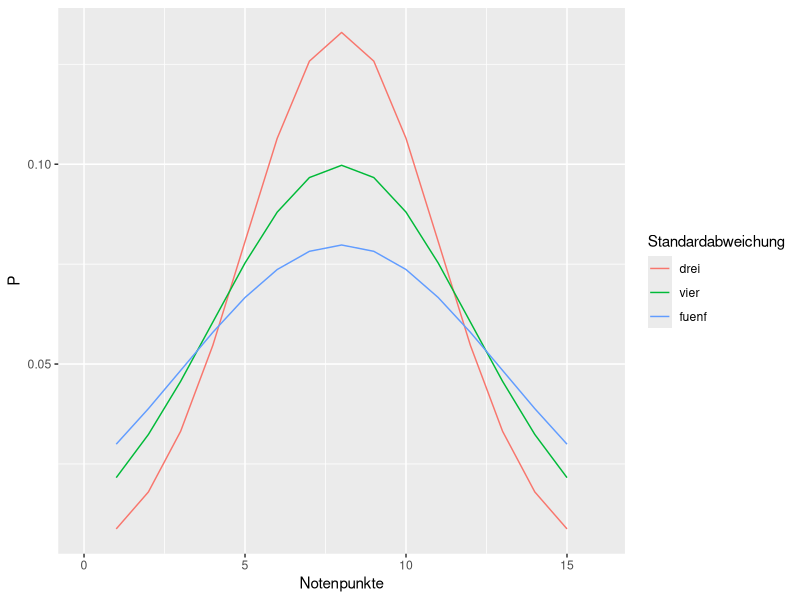
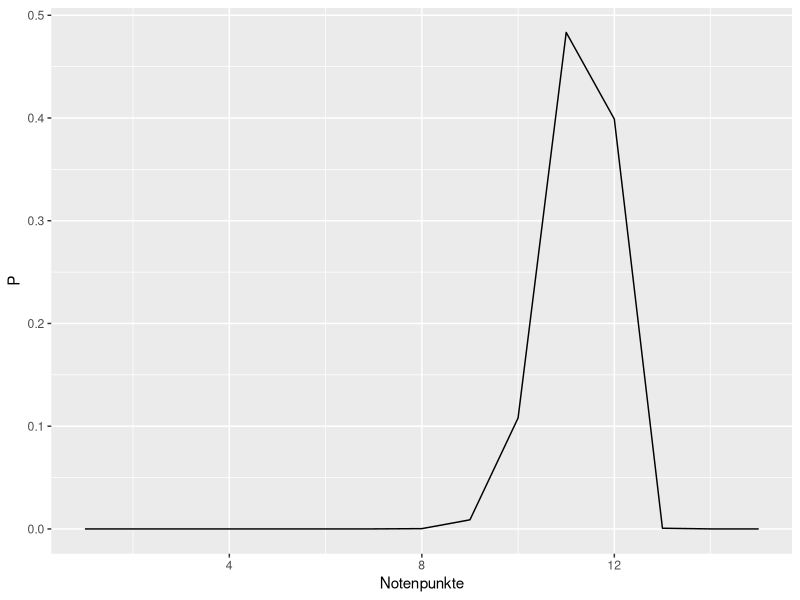
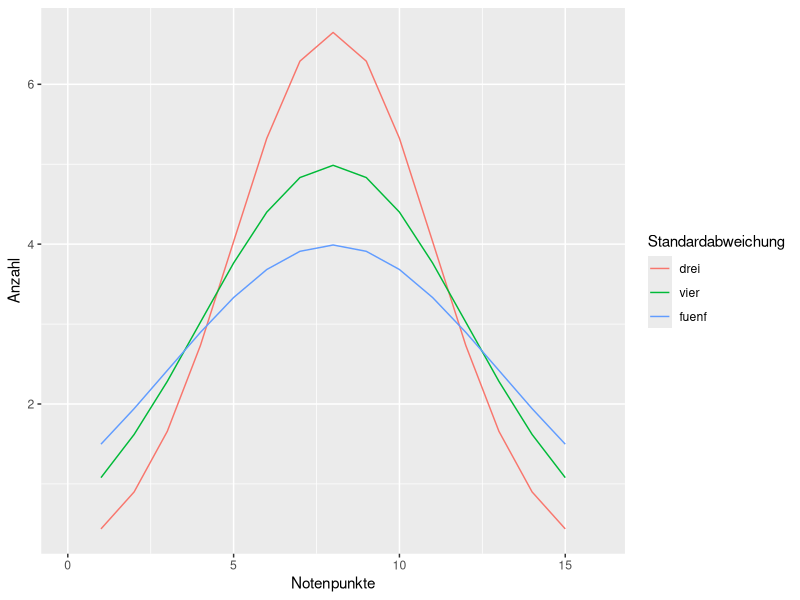

These charts were generated, in order, by the following R code: (Note: this script raises an error after producing the figures.)
## ---- chunk 1
noten <- 1:15
mu <- 8
drei <- dnorm(noten,mean=mu,sd=3)
vier <- dnorm(noten,mean=mu,sd=4)
fuenf <- dnorm(noten,mean=mu,sd=5)

noten.dist <- data.frame(Notenpunkte=noten,drei,vier,fuenf)
noten.dist
## ---- chunk 2
library(reshape2)
# value.name is the name of the new column with the values that were previously spread out over several columns
# variable.name is the name of the new column with the old column names 
melt(noten.dist,id.vars="Notenpunkte",value.name="P",variable.name="Standardabweichung")
## ---- chunk 3
noten.dist <- melt(noten.dist,id.vars="Notenpunkte",value.name="P",variable.name="Standardabweichung")
## ---- chunk 4
library(ggplot2)
# we use geom_line() because dnorm() already gave us the densities! 
# we onle use geom_density() when ggplot should calculate the density for u
ggplot(data=noten.dist,aes(x=Notenpunkte,y=P,color=Standardabweichung)) + geom_line() + scale_x_continuous(limits=c(0,16))
## ---- chunk 5
pnorm(13,mean=mu,sd=3,lower.tail=FALSE)
## ---- chunk 6
pnorm(5,mean=mu,sd=3)
## ---- chunk 7
for(s in c(3,4,5) )
durchfall <- pnorm(5,mean=mu,sd=s)
output <- paste("Bei einer Standabweichung von",s, "fallen",durchfall*100,"% durch.")
print(output)
## ---- chunk 8
for(s in c(3,4,5) )
gelingen <- pnorm(1,mean=mu,sd=s)
output <- paste("Bei einer Standabweichung von",s, "bestehen",gelingen*100,"% ausgezeichnet.")
print(output)

## ---- chunk 9
library(sn)
qplot(x=1:15,y=dsn(1:15, xi=c(12), omega=1, alpha=-3, log=FALSE),geom="line",xlab="Notenpunkte",ylab="P")
## ---- chunk 10
n <- 50
noten.dist$Anzahl <- noten.dist$P * n
noten.dist
## ---- chunk 11
ggplot(data=noten.dist,aes(x=Notenpunkte,y=Anzahl,color=Standardabweichung)) + geom_line() + scale_x_continuous(limits=c(0,16))
## ---- chunk 12
bibliography()
